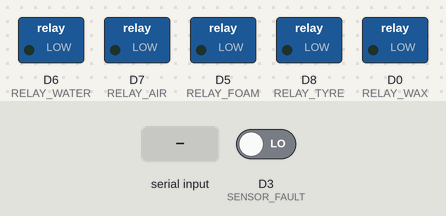
Simulated run of this sketch. Board: ESP8266 (NodeMCU). Parts: switched loads named in the sketch (green lamp = pin HIGH). The test bench sets the inputs (shaded band); at power-on: D3 (SENSOR_FAULT) LOW. What the sketch prints to the serial monitor is not drawn.

Above: at 1.4 s.
1.5 s: "water_on\n" received over Serial
At 2.1 s:
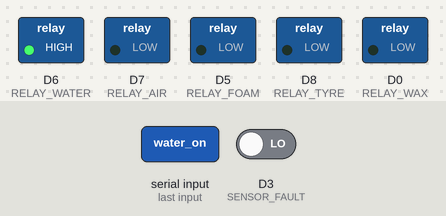
3.0 s: "foam_on\n" received over Serial
At 4.2 s:
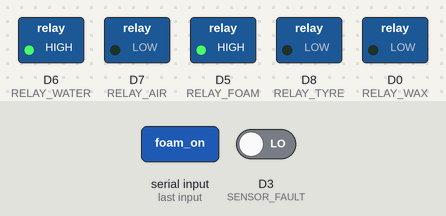
4.5 s: "water_off\n" received over Serial
At 5.5 s:
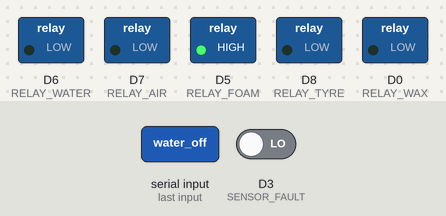
6.0 s: "air_on\n" received over Serial
At 6.6 s:
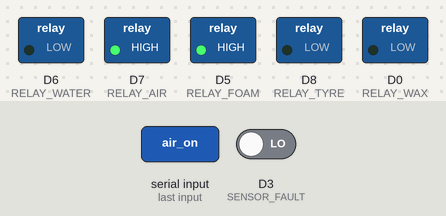
7.5 s: "foam_off\n" received over Serial
At 8.7 s:
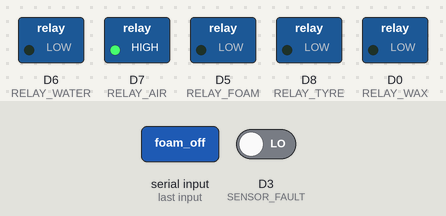
9.0 s: "wax_on\n" received over Serial
At 10.0 s:
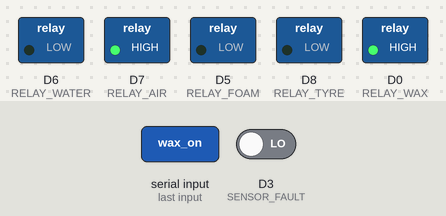
Timing chart, 0 to 11.5 s (numbered marks = the images above; inputs shaded):
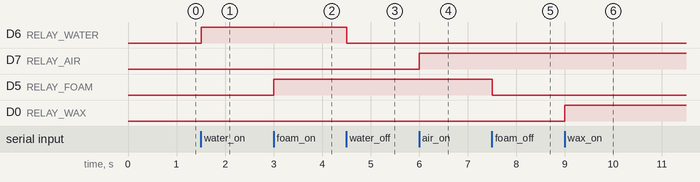

The sketch:

ESP8266_TEST_SIMPLE.ino
```cpp
/**
 * ESP8266 Relay Test - Simple Version (ไม่ต้องเชื่อมต่อ Server)
 *
 * ทดสอบ Relay แบบง่ายๆ โดยส่งคำสั่งผ่าน Serial Monitor
 *
 * Commands:
 * - water_on    → เปิดน้ำ
 * - water_off   → ปิดน้ำ
 * - foam_on     → เปิดโฟม
 * - foam_off    → ปิดโฟม
 * - air_on      → เปิดลม
 * - air_off     → ปิดลม
 * - wax_on      → เปิดเคลือบสี
 * - wax_off     → ปิดเคลือบสี
 * - tyre_on     → เปิดยางดำ
 * - tyre_off    → ปิดยางดำ
 * - stop        → ปิดทั้งหมด
 * - status      → ดูสถานะ Relay ทั้งหมด
 */

// ─── GPIO Pin Mapping ───────────────────────────────────────
#define RELAY_WATER   D6  // GPIO12
#define RELAY_FOAM    D5  // GPIO14
#define RELAY_AIR     D7  // GPIO13
#define RELAY_WAX     D0  // GPIO16
#define RELAY_TYRE    D8  // GPIO15

#define SENSOR_COIN   A0  // ADC
#define SENSOR_WATER  D1  // GPIO5
#define SENSOR_MOTION D2  // GPIO4
#define SENSOR_FAULT  D3  // GPIO0

// ─── Relay Status (tracking) ────────────────────────────────
struct RelayStatus {
    bool water = false;
    bool foam = false;
    bool air = false;
    bool wax = false;
    bool tyre = false;
} relayStatus;

// ─── Turn Relay On ──────────────────────────────────────────
void turnRelayOn(int pin, String name) {
    digitalWrite(pin, HIGH);
    Serial.println("✅ [ON]  " + name);
}

// ─── Turn Relay Off ─────────────────────────────────────────
void turnRelayOff(int pin, String name) {
    digitalWrite(pin, LOW);
    Serial.println("❌ [OFF] " + name);
}

// ─── Stop All Relays ────────────────────────────────────────
void stopAllRelays() {
    turnRelayOff(RELAY_WATER, "WATER");
    turnRelayOff(RELAY_FOAM, "FOAM");
    turnRelayOff(RELAY_AIR, "AIR");
    turnRelayOff(RELAY_WAX, "WAX");
    turnRelayOff(RELAY_TYRE, "TYRE");

    relayStatus.water = false;
    relayStatus.foam = false;
    relayStatus.air = false;
    relayStatus.wax = false;
    relayStatus.tyre = false;

    Serial.println("\n🛑 [STOP] All relays OFF\n");
}

// ─── Print Status ───────────────────────────────────────────
void printStatus() {
    Serial.println("\n═══════════════════════════════════");
    Serial.println("📊 RELAY STATUS");
    Serial.println("═══════════════════════════════════");
    Serial.println("WATER  : " + String(relayStatus.water ? "🟢 ON" : "🔴 OFF"));
    Serial.println("FOAM   : " + String(relayStatus.foam ? "🟢 ON" : "🔴 OFF"));
    Serial.println("AIR    : " + String(relayStatus.air ? "🟢 ON" : "🔴 OFF"));
    Serial.println("WAX    : " + String(relayStatus.wax ? "🟢 ON" : "🔴 OFF"));
    Serial.println("TYRE   : " + String(relayStatus.tyre ? "🟢 ON" : "🔴 OFF"));
    Serial.println("═══════════════════════════════════\n");
}

// ─── Print Sensor Status ────────────────────────────────────
void printSensorStatus() {
    int waterLevel = digitalRead(SENSOR_WATER);
    int motion = digitalRead(SENSOR_MOTION);
    int fault = digitalRead(SENSOR_FAULT);
    int coin = analogRead(SENSOR_COIN);

    Serial.println("\n═══════════════════════════════════");
    Serial.println("📡 SENSOR STATUS");
    Serial.println("═══════════════════════════════════");
    Serial.println("Water Level : " + String(waterLevel ? "✅ OK" : "❌ LOW"));
    Serial.println("Motion      : " + String(motion ? "🔔 Detected" : "😴 None"));
    Serial.println("Fault       : " + String(fault ? "⚠️ YES" : "✅ No"));
    Serial.println("Coin Value  : " + String(coin));
    Serial.println("═══════════════════════════════════\n");
}

// ─── Process Serial Command ─────────────────────────────────
void processCommand(String cmd) {
    cmd.toLowerCase();
    cmd.trim();

    Serial.println("\n>>> Command: " + cmd);

    if (cmd == "water_on") {
        turnRelayOn(RELAY_WATER, "WATER");
        relayStatus.water = true;
    }
    else if (cmd == "water_off") {
        turnRelayOff(RELAY_WATER, "WATER");
        relayStatus.water = false;
    }
    else if (cmd == "foam_on") {
        turnRelayOn(RELAY_FOAM, "FOAM");
        relayStatus.foam = true;
    }
    else if (cmd == "foam_off") {
        turnRelayOff(RELAY_FOAM, "FOAM");
        relayStatus.foam = false;
    }
    else if (cmd == "air_on") {
        turnRelayOn(RELAY_AIR, "AIR");
        relayStatus.air = true;
    }
    else if (cmd == "air_off") {
        turnRelayOff(RELAY_AIR, "AIR");
        relayStatus.air = false;
    }
    else if (cmd == "wax_on") {
        turnRelayOn(RELAY_WAX, "WAX");
        relayStatus.wax = true;
    }
    else if (cmd == "wax_off") {
        turnRelayOff(RELAY_WAX, "WAX");
        relayStatus.wax = false;
    }
    else if (cmd == "tyre_on") {
        turnRelayOn(RELAY_TYRE, "TYRE");
        relayStatus.tyre = true;
    }
    else if (cmd == "tyre_off") {
        turnRelayOff(RELAY_TYRE, "TYRE");
        relayStatus.tyre = false;
    }
    else if (cmd == "stop") {
        stopAllRelays();
    }
    else if (cmd == "status") {
        printStatus();
    }
    else if (cmd == "sensors") {
        printSensorStatus();
    }
    else if (cmd == "help") {
        printHelp();
    }
    else {
        Serial.println("❌ Unknown command. Type 'help' for list of commands");
    }
}

// ─── Print Help Menu ────────────────────────────────────────
void printHelp() {
    Serial.println("\n╔════════════════════════════════════════╗");
    Serial.println("║      ESP8266 RELAY TEST - COMMANDS     ║");
    Serial.println("╚════════════════════════════════════════╝");
    Serial.println("\n🔧 Relay Control:");
    Serial.println("  water_on     - Turn ON water relay");
    Serial.println("  water_off    - Turn OFF water relay");
    Serial.println("  foam_on      - Turn ON foam relay");
    Serial.println("  foam_off     - Turn OFF foam relay");
    Serial.println("  air_on       - Turn ON air relay");
    Serial.println("  air_off      - Turn OFF air relay");
    Serial.println("  wax_on       - Turn ON wax relay");
    Serial.println("  wax_off      - Turn OFF wax relay");
    Serial.println("  tyre_on      - Turn ON tyre relay");
    Serial.println("  tyre_off     - Turn OFF tyre relay");
    Serial.println("  stop         - Stop ALL relays");
    Serial.println("\n📊 Status:");
    Serial.println("  status       - Show relay status");
    Serial.println("  sensors      - Show sensor readings");
    Serial.println("  help         - Show this menu");
    Serial.println("\n💡 Example: Type 'water_on' then press ENTER\n");
}

// ─── Setup ──────────────────────────────────────────────────
void setup() {
    Serial.begin(115200);
    delay(100);

    Serial.println("\n\n");
    Serial.println("╔════════════════════════════════════════╗");
    Serial.println("║   ESP8266 RELAY TEST - STARTING UP     ║");
    Serial.println("╚════════════════════════════════════════╝\n");

    // Initialize Relay Pins
    pinMode(RELAY_WATER, OUTPUT);
    pinMode(RELAY_FOAM, OUTPUT);
    pinMode(RELAY_AIR, OUTPUT);
    pinMode(RELAY_WAX, OUTPUT);
    pinMode(RELAY_TYRE, OUTPUT);

    // Initialize Sensor Pins
    pinMode(SENSOR_WATER, INPUT);
    pinMode(SENSOR_MOTION, INPUT);
    pinMode(SENSOR_FAULT, INPUT);

    // Turn all relays OFF initially
    stopAllRelays();

    // Print help menu
    printHelp();

    Serial.println("✅ Setup complete! Ready for testing.\n");
}

// ─── Main Loop ──────────────────────────────────────────────
void loop() {
    // Check for Serial input
    if (Serial.available() > 0) {
        String command = Serial.readStringUntil('\n');
        processCommand(command);
    }

    // Monitor fault sensor
    if (digitalRead(SENSOR_FAULT) == HIGH) {
        Serial.println("\n⚠️  [FAULT] Detected! Stopping all relays");
        stopAllRelays();
        delay(2000);
    }

    delay(10);
}
```

Measured:
- after the input at 1.5 s, D6 (RELAY_WATER): LOW → HIGH at once
- after the input at 3.0 s, D5 (RELAY_FOAM): LOW → HIGH at once
- after the input at 4.5 s, D6 (RELAY_WATER): HIGH → LOW at once
- after the input at 6.0 s, D7 (RELAY_AIR): LOW → HIGH at once
- after the input at 7.5 s, D5 (RELAY_FOAM): HIGH → LOW at once
- after the input at 9.0 s, D0 (RELAY_WAX): LOW → HIGH at once
